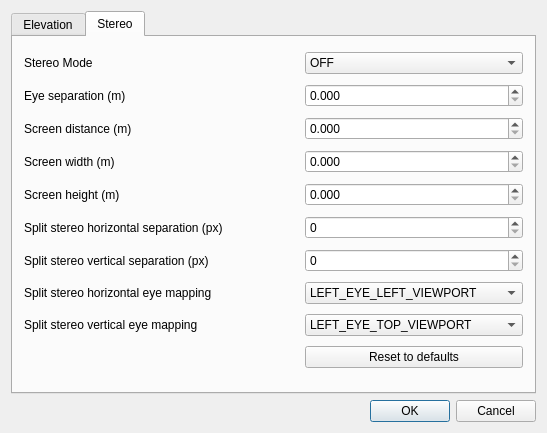
<?xml version="1.0" encoding="UTF-8"?>
<ui version="4.0">
 <class>QgsGlobePluginDialogGuiBase</class>
 <widget class="QDialog" name="QgsGlobePluginDialogGuiBase">
  <property name="geometry">
   <rect>
    <x>0</x>
    <y>0</y>
    <width>547</width>
    <height>433</height>
   </rect>
  </property>
  <property name="sizePolicy">
   <sizepolicy hsizetype="Expanding" vsizetype="Expanding">
    <horstretch>0</horstretch>
    <verstretch>0</verstretch>
   </sizepolicy>
  </property>
  <property name="minimumSize">
   <size>
    <width>0</width>
    <height>0</height>
   </size>
  </property>
  <property name="windowTitle">
   <string>Globe Settings</string>
  </property>
  <property name="windowIcon">
   <iconset>
    <normaloff/>
   </iconset>
  </property>
  <layout class="QVBoxLayout" name="verticalLayout">
   <item>
    <widget class="QTabWidget" name="tabWidget">
     <property name="currentIndex">
      <number>1</number>
     </property>
     <widget class="QWidget" name="elevation">
      <attribute name="title">
       <string>Elevation</string>
      </attribute>
      <widget class="QTableWidget" name="tableWidget">
       <property name="geometry">
        <rect>
         <x>0</x>
         <y>140</y>
         <width>461</width>
         <height>131</height>
        </rect>
       </property>
       <property name="rowCount">
        <number>1</number>
       </property>
       <property name="columnCount">
        <number>2</number>
       </property>
       <attribute name="horizontalHeaderVisible">
        <bool>false</bool>
       </attribute>
       <attribute name="horizontalHeaderStretchLastSection">
        <bool>true</bool>
       </attribute>
       <attribute name="verticalHeaderVisible">
        <bool>false</bool>
       </attribute>
       <row/>
       <column>
        <property name="text">
         <string>Type</string>
        </property>
       </column>
       <column>
        <property name="text">
         <string>Address</string>
        </property>
       </column>
       <item row="0" column="0">
        <property name="text">
         <string>Worldwind</string>
        </property>
       </item>
      </widget>
      <widget class="QGroupBox" name="groupBox">
       <property name="geometry">
        <rect>
         <x>0</x>
         <y>0</y>
         <width>461</width>
         <height>101</height>
        </rect>
       </property>
       <property name="title">
        <string>Elevation Layer</string>
       </property>
       <layout class="QGridLayout" name="gridLayout_2">
        <item row="0" column="0">
         <widget class="QLabel" name="label_9">
          <property name="text">
           <string>Type</string>
          </property>
         </widget>
        </item>
        <item row="0" column="1">
         <widget class="QComboBox" name="comboBox">
          <item>
           <property name="text">
            <string>TMS</string>
           </property>
          </item>
          <item>
           <property name="text">
            <string>Raster</string>
           </property>
          </item>
          <item>
           <property name="text">
            <string>Worldwind</string>
           </property>
          </item>
         </widget>
        </item>
        <item row="1" column="0">
         <widget class="QLabel" name="label_10">
          <property name="text">
           <string>URL/File</string>
          </property>
         </widget>
        </item>
        <item row="1" column="1">
         <widget class="QLineEdit" name="lineEdit"/>
        </item>
       </layout>
      </widget>
      <widget class="QPushButton" name="pushButton">
       <property name="geometry">
        <rect>
         <x>130</x>
         <y>100</y>
         <width>92</width>
         <height>24</height>
        </rect>
       </property>
       <property name="text">
        <string>Add</string>
       </property>
      </widget>
      <widget class="QPushButton" name="pushButton_2">
       <property name="geometry">
        <rect>
         <x>240</x>
         <y>100</y>
         <width>92</width>
         <height>24</height>
        </rect>
       </property>
       <property name="text">
        <string>Remove</string>
       </property>
      </widget>
     </widget>
     <widget class="QWidget" name="stereo">
      <attribute name="title">
       <string>Stereo</string>
      </attribute>
      <layout class="QGridLayout" name="gridLayout">
       <item row="0" column="0">
        <widget class="QLabel" name="comboStereoModeLabel">
         <property name="text">
          <string>Stereo Mode</string>
         </property>
        </widget>
       </item>
       <item row="4" column="0">
        <widget class="QLabel" name="screenDistanceLabel">
         <property name="text">
          <string>Screen distance (m)</string>
         </property>
         <property name="buddy">
          <cstring>screenDistance</cstring>
         </property>
        </widget>
       </item>
       <item row="4" column="2">
        <widget class="QDoubleSpinBox" name="screenDistance">
         <property name="decimals">
          <number>3</number>
         </property>
         <property name="singleStep">
          <double>0.100000000000000</double>
         </property>
        </widget>
       </item>
       <item row="7" column="0">
        <widget class="QLabel" name="screenWidthLabel">
         <property name="text">
          <string>Screen width (m)</string>
         </property>
        </widget>
       </item>
       <item row="7" column="2">
        <widget class="QDoubleSpinBox" name="screenWidth">
         <property name="decimals">
          <number>3</number>
         </property>
         <property name="singleStep">
          <double>0.010000000000000</double>
         </property>
        </widget>
       </item>
       <item row="10" column="0" colspan="2">
        <widget class="QLabel" name="splitStereoHorizontalSeparationLabel">
         <property name="text">
          <string>Split stereo horizontal separation (px)</string>
         </property>
        </widget>
       </item>
       <item row="12" column="0" colspan="2">
        <widget class="QLabel" name="splitStereoVerticalSeparationLabel">
         <property name="text">
          <string>Split stereo vertical separation (px)</string>
         </property>
        </widget>
       </item>
       <item row="14" column="0" colspan="2">
        <widget class="QLabel" name="splitStereoVerticalEyeMappingLabel">
         <property name="text">
          <string>Split stereo vertical eye mapping</string>
         </property>
        </widget>
       </item>
       <item row="14" column="2">
        <widget class="QComboBox" name="splitStereoVerticalEyeMapping">
         <item>
          <property name="text">
           <string>LEFT_EYE_TOP_VIEWPORT</string>
          </property>
         </item>
         <item>
          <property name="text">
           <string>LEFT_EYE_BOTTOM_VIEWPORT</string>
          </property>
         </item>
        </widget>
       </item>
       <item row="8" column="2">
        <widget class="QDoubleSpinBox" name="screenHeight">
         <property name="decimals">
          <number>3</number>
         </property>
         <property name="singleStep">
          <double>0.010000000000000</double>
         </property>
        </widget>
       </item>
       <item row="8" column="0">
        <widget class="QLabel" name="screenHeightLabel">
         <property name="text">
          <string>Screen height (m)</string>
         </property>
        </widget>
       </item>
       <item row="13" column="0">
        <widget class="QLabel" name="splitStereoHorizontalEyeMappingLabel">
         <property name="text">
          <string>Split stereo horizontal eye mapping</string>
         </property>
        </widget>
       </item>
       <item row="13" column="2">
        <widget class="QComboBox" name="splitStereoHorizontalEyeMapping">
         <item>
          <property name="text">
           <string>LEFT_EYE_LEFT_VIEWPORT</string>
          </property>
         </item>
         <item>
          <property name="text">
           <string>LEFT_EYE_RIGHT_VIEWPORT</string>
          </property>
         </item>
        </widget>
       </item>
       <item row="12" column="2">
        <widget class="QSpinBox" name="splitStereoVerticalSeparation"/>
       </item>
       <item row="10" column="2">
        <widget class="QSpinBox" name="splitStereoHorizontalSeparation"/>
       </item>
       <item row="0" column="2">
        <widget class="QComboBox" name="comboStereoMode">
         <item>
          <property name="text">
           <string>OFF</string>
          </property>
         </item>
         <item>
          <property name="text">
           <string>ANAGLYPHIC</string>
          </property>
         </item>
         <item>
          <property name="text">
           <string>QUAD_BUFFER</string>
          </property>
         </item>
         <item>
          <property name="text">
           <string>HORIZONTAL_SPLIT</string>
          </property>
         </item>
         <item>
          <property name="text">
           <string>VERTICAL_SPLIT</string>
          </property>
         </item>
        </widget>
       </item>
       <item row="2" column="0">
        <widget class="QLabel" name="eyeSeparationLabel">
         <property name="text">
          <string>Eye separation (m)</string>
         </property>
        </widget>
       </item>
       <item row="2" column="2">
        <widget class="QDoubleSpinBox" name="eyeSeparation">
         <property name="decimals">
          <number>3</number>
         </property>
         <property name="maximum">
          <double>10.000000000000000</double>
         </property>
         <property name="singleStep">
          <double>0.001000000000000</double>
         </property>
        </widget>
       </item>
       <item row="15" column="2">
        <widget class="QPushButton" name="resetDefaults">
         <property name="text">
          <string>Reset to defaults</string>
         </property>
        </widget>
       </item>
      </layout>
     </widget>
    </widget>
   </item>
   <item>
    <widget class="QDialogButtonBox" name="buttonBox">
     <property name="standardButtons">
      <set>QDialogButtonBox::Cancel|QDialogButtonBox::Ok</set>
     </property>
    </widget>
   </item>
  </layout>
 </widget>
 <layoutdefault spacing="6" margin="11"/>
 <tabstops>
  <tabstop>buttonBox</tabstop>
  <tabstop>tabWidget</tabstop>
  <tabstop>comboBox</tabstop>
  <tabstop>lineEdit</tabstop>
  <tabstop>pushButton</tabstop>
  <tabstop>pushButton_2</tabstop>
  <tabstop>tableWidget</tabstop>
  <tabstop>comboStereoMode</tabstop>
  <tabstop>eyeSeparation</tabstop>
  <tabstop>screenDistance</tabstop>
  <tabstop>screenWidth</tabstop>
  <tabstop>screenHeight</tabstop>
  <tabstop>splitStereoHorizontalSeparation</tabstop>
  <tabstop>splitStereoVerticalSeparation</tabstop>
  <tabstop>splitStereoHorizontalEyeMapping</tabstop>
  <tabstop>splitStereoVerticalEyeMapping</tabstop>
 </tabstops>
 <resources/>
 <connections>
  <connection>
   <sender>buttonBox</sender>
   <signal>accepted()</signal>
   <receiver>QgsGlobePluginDialogGuiBase</receiver>
   <slot>accept()</slot>
   <hints>
    <hint type="sourcelabel">
     <x>424</x>
     <y>322</y>
    </hint>
    <hint type="destinationlabel">
     <x>481</x>
     <y>297</y>
    </hint>
   </hints>
  </connection>
  <connection>
   <sender>buttonBox</sender>
   <signal>rejected()</signal>
   <receiver>QgsGlobePluginDialogGuiBase</receiver>
   <slot>reject()</slot>
   <hints>
    <hint type="sourcelabel">
     <x>365</x>
     <y>323</y>
    </hint>
    <hint type="destinationlabel">
     <x>281</x>
     <y>339</y>
    </hint>
   </hints>
  </connection>
 </connections>
</ui>
